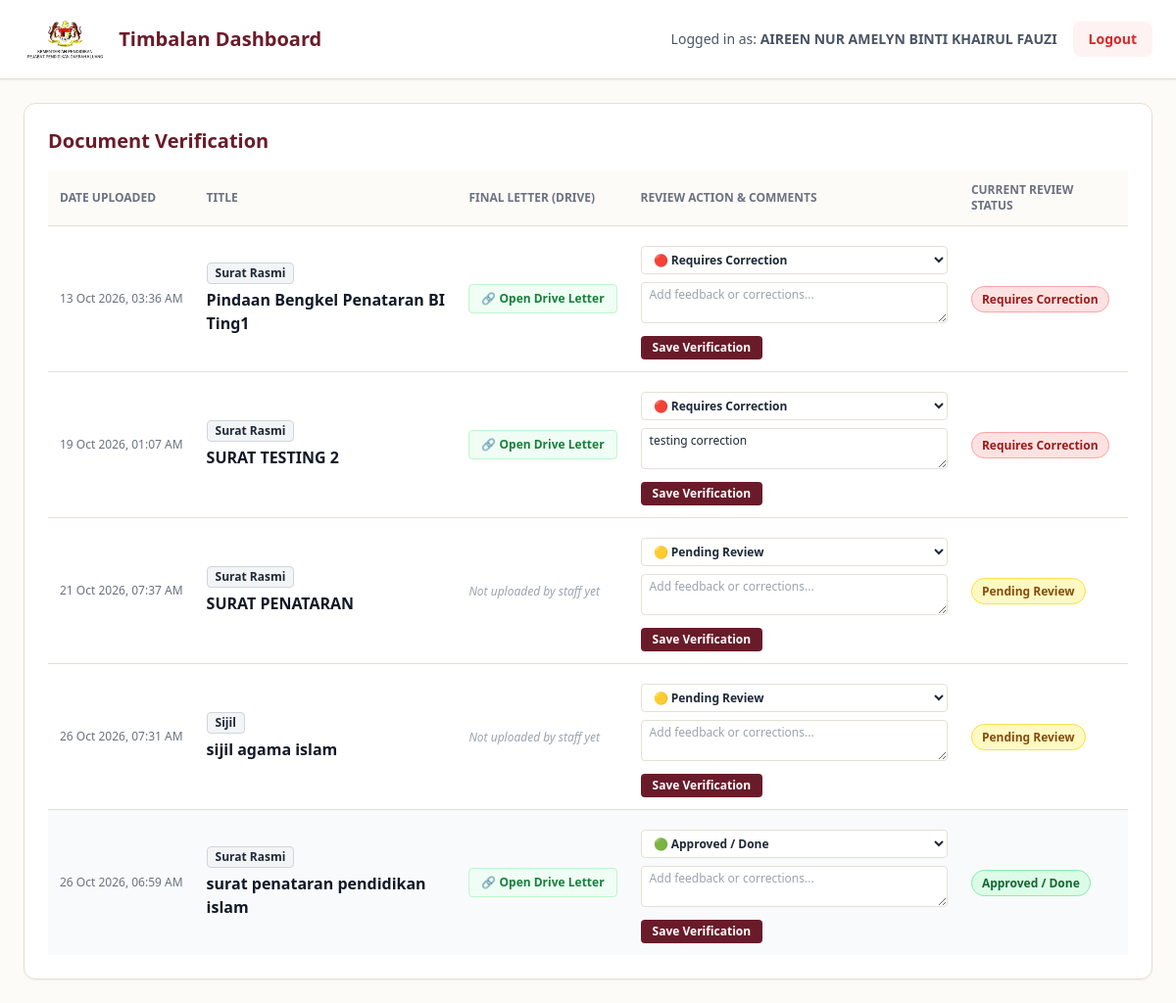
Screenshot of /timbalan_dashboard.php (signed in) with the database file from the repository.
### tables this page shows
CREATE TABLE `documents` (
  `id` int(11) NOT NULL,
  `user_id` int(11) NOT NULL,
  `title` varchar(255) NOT NULL,
  `doc_type` enum('Surat Rasmi','Sijil') NOT NULL DEFAULT 'Surat Rasmi',
  `target_date` date NOT NULL,
  `sample_file` varchar(255) DEFAULT NULL,
  `status` enum('In Progress','Pending Signature','Done') DEFAULT 'In Progress',
  `completed_at` datetime DEFAULT NULL,
  `handler_id` int(11) DEFAULT NULL,
  `created_at` timestamp NULL DEFAULT current_timestamp(),
  `description` text NOT NULL,
  `final_link` varchar(255) DEFAULT NULL,
  `timbalan_status` varchar(50) DEFAULT 'Pending Review',
  `timbalan_comment` text DEFAULT NULL
);

### timbalan_dashboard.php (the view, shortened to what this page needs)
<?php
include 'db.php';
$query = "
    SELECT id, title, doc_type, final_link, timbalan_status, timbalan_comment, created_at
    FROM documents
    ORDER BY CASE
        WHEN timbalan_status = 'Approved / Done' THEN 2
        ELSE 1
    END ASC,
    created_at ASC
";
$result = $conn->query($query);
?>
<!DOCTYPE html>
<html lang="en">
<head>
    <script src="https://cdn.tailwindcss.com"></script>
</head>
<body class="bg-[#FDFBF7] min-h-screen text-gray-800">
    <nav class="bg-white border-b border-[#E5E0D5] px-6 py-4 flex justify-between items-center shadow-sm">
        <div class="flex items-center gap-3">
            <img src="logoppd-removebg-preview.jpg" alt="PPD Kluang Logo" class="h-12 object-contain">
            <h1 class="text-xl font-bold text-[#6A1B29]">Timbalan Dashboard</h1>
        </div>
        <div class="flex items-center gap-4">
            <span class="text-sm text-gray-600">Logged in as: <strong><?php echo htmlspecialchars($_SESSION['full_name']); ?></strong></span>
            <a href="login.html" class="bg-red-50 text-red-600 px-4 py-2 rounded-lg text-sm font-semibold hover:bg-red-100 transition">Logout</a>
        </div>
    </nav>
    <main class="w-full px-6 py-6 space-y-6">
        <section class="bg-white border border-[#E5E0D5] rounded-xl p-6 shadow-sm">
            <div class="flex justify-between items-center mb-4">
                <h2 class="text-xl font-bold text-[#6A1B29]">Document Verification</h2>
            </div>
            <div class="overflow-x-auto">
                <table class="w-full text-left border-collapse">
                    <thead>
                        <tr class="border-b border-[#E5E0D5] bg-[#FDFBF7] text-xs text-gray-500 uppercase">
                            <th class="p-3">Date Uploaded</th>
                            <th class="p-3">Title</th>
                            <th class="p-3">Final Letter (Drive)</th>
                            <th class="p-3">Review Action & Comments</th>
                            <th class="p-3">Current Review Status</th>
                        </tr>
                    </thead>
                    <tbody class="divide-y divide-[#E5E0D5] text-sm">
                        <?php if ($result && $result->num_rows > 0): ?>
                            <?php while ($row = $result->fetch_assoc()): ?>
                                <?php
                                    $t_status = $row['timbalan_status'] ?? 'Pending Review';
                                    $is_done = ($t_status === 'Approved / Done');
                                    $badge = "bg-yellow-100 text-yellow-800 border-yellow-300";
                                    if ($t_status === 'Requires Correction') $badge = "bg-red-100 text-red-800 border-red-300";
                                    if ($is_done) $badge = "bg-green-100 text-green-800 border-green-300";
                                ?>
                                <tr class="<?php echo $is_done ? 'bg-gray-50' : ''; ?>">
                                    <td class="p-3 whitespace-nowrap text-xs text-gray-500">
                                        <?php echo date('d M Y, h:i A', strtotime($row['created_at'])); ?>
                                    </td>
                                    <td class="p-3">
                                        <span class="px-2 py-0.5 rounded text-xs bg-gray-100 border border-gray-300 font-semibold inline-block mb-1">
                                            <?php echo htmlspecialchars($row['doc_type']); ?>
                                        </span><br>
                                        <strong class="text-gray-900 text-base"><?php echo htmlspecialchars($row['title']); ?></strong>
                                    </td>
                                    <td class="p-3 whitespace-nowrap">
                                        <?php if (!empty($row['final_link'])): ?>
                                            <a href="<?php echo htmlspecialchars($row['final_link']); ?>" target="_blank" class="inline-block bg-green-50 text-green-700 border border-green-200 px-3 py-1.5 rounded text-xs font-bold hover:bg-green-100 transition">
                                                🔗 Open Drive Letter
                                            </a>
                                        <?php else: ?>
                                            <span class="text-xs text-gray-400 italic">Not uploaded by staff yet</span>
                                        <?php endif; ?>
                                    </td>
                                    <td class="p-3">
                                        <form action="timbalan_dashboard.php" method="POST" class="space-y-2 max-w-sm">
                                            <select name="timbalan_status" class="w-full px-2 py-1 border border-[#E5E0D5] rounded bg-white text-xs font-semibold focus:ring-2 focus:ring-[#6A1B29]">
                                                <option value="Pending Review" <?php if($t_status == 'Pending Review') echo 'selected'; ?>>🟡 Pending Review</option>
                                                <option value="Requires Correction" <?php if($t_status == 'Requires Correction') echo 'selected'; ?>>🔴 Requires Correction</option>
                                                <option value="Approved / Done" <?php if($t_status == 'Approved / Done') echo 'selected'; ?>>🟢 Approved / Done</option>
                                            </select>
                                            <textarea name="timbalan_comment" rows="2" placeholder="Add feedback or corrections..." class="w-full px-2 py-1 border border-[#E5E0D5] rounded bg-white text-xs"><?php echo htmlspecialchars($row['timbalan_comment'] ?? ''); ?></textarea>
                                            <button type="submit" class="text-xs bg-[#6A1B29] text-white px-3 py-1 rounded font-semibold hover:bg-[#52131F] transition">
                                                Save Verification
                                            </button>
                                        </form>
                                    </td>
                                    <td class="p-3 whitespace-nowrap">
                                        <span class="px-2.5 py-1 rounded-full text-xs font-bold border <?php echo $badge; ?>">
                                            <?php echo htmlspecialchars($t_status); ?>
                                        </span>
                                    </td>
                                </tr>
                            <?php endwhile; ?>
                        <?php else: ?>
                            <tr><td colspan="5" class="p-4 text-center text-gray-500">No documents found for review.</td></tr>
                        <?php endif; ?>
                    </tbody>
                </table>
            </div>
        </section>
    </main>
</body>
</html>

### rows the page displays
documents: created_at "13 Oct 2026, 03:36 AM", doc_type "Surat Rasmi", title "Pindaan Bengkel Penataran BI Ting1", timbalan_status "🔴 Requires Correction", timbalan_status "Requires Correction"
documents: created_at "19 Oct 2026, 01:07 AM", doc_type "Surat Rasmi", title "SURAT TESTING 2", timbalan_status "🔴 Requires Correction", timbalan_comment "testing correction", timbalan_status "Requires Correction"
documents: created_at "21 Oct 2026, 07:37 AM", doc_type "Surat Rasmi", title "SURAT PENATARAN", shows "Not uploaded by staff yet", timbalan_status "🟡 Pending Review", timbalan_status "Pending Review"
documents: created_at "26 Oct 2026, 07:31 AM", doc_type "Sijil", title "sijil agama islam", shows "Not uploaded by staff yet", timbalan_status "🟡 Pending Review", timbalan_status "Pending Review"
documents: created_at "26 Oct 2026, 06:59 AM", doc_type "Surat Rasmi", title "surat penataran pendidikan islam", timbalan_status "🟢 Approved / Done", timbalan_status "Approved / Done"

### other values shown
$_SESSION['full_name'] "AIREEN NUR AMELYN BINTI KHAIRUL FAUZI"
